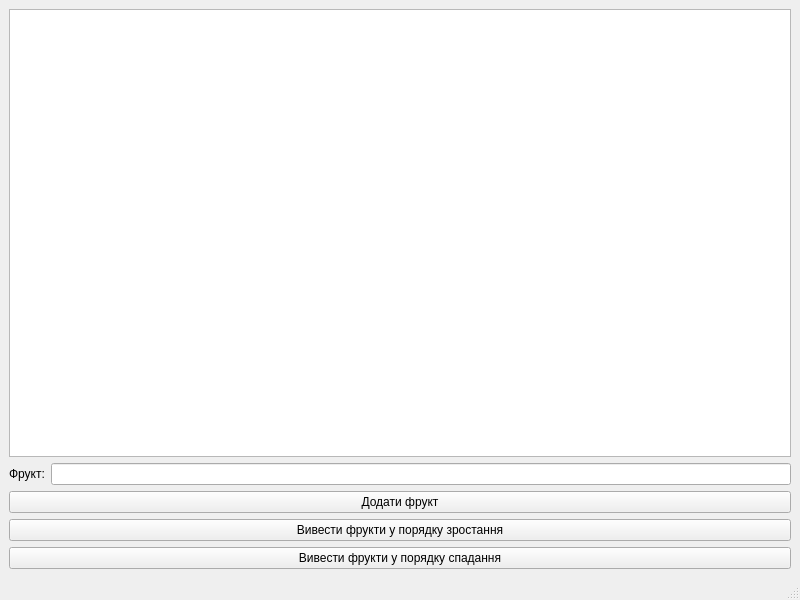
<?xml version="1.0" encoding="UTF-8"?>
<ui version="4.0">
 <class>MainWindow</class>
 <widget class="QMainWindow" name="MainWindow">
  <property name="geometry">
   <rect>
    <x>0</x>
    <y>0</y>
    <width>800</width>
    <height>600</height>
   </rect>
  </property>
  <property name="windowTitle">
   <string>MainWindow</string>
  </property>
  <widget class="QWidget" name="centralwidget">
   <layout class="QVBoxLayout" name="verticalLayout">
    <item>
     <widget class="QListWidget" name="fruitList"/>
    </item>
    <item>
     <layout class="QHBoxLayout" name="horizontalLayout_2">
      <item>
       <widget class="QLabel" name="fruitLabel">
        <property name="text">
         <string>Фрукт:</string>
        </property>
       </widget>
      </item>
      <item>
       <widget class="QLineEdit" name="inputLabel"/>
      </item>
     </layout>
    </item>
    <item>
     <widget class="QPushButton" name="addFruitBtn">
      <property name="sizePolicy">
       <sizepolicy hsizetype="Minimum" vsizetype="Fixed">
        <horstretch>0</horstretch>
        <verstretch>0</verstretch>
       </sizepolicy>
      </property>
      <property name="text">
       <string>Додати фрукт</string>
      </property>
     </widget>
    </item>
    <item>
     <widget class="QPushButton" name="printAsc">
      <property name="text">
       <string>Вивести фрукти у порядку зростання</string>
      </property>
     </widget>
    </item>
    <item>
     <widget class="QPushButton" name="printDesc">
      <property name="text">
       <string>Вивести фрукти у порядку спадання</string>
      </property>
     </widget>
    </item>
   </layout>
  </widget>
  <widget class="QMenuBar" name="menubar">
   <property name="geometry">
    <rect>
     <x>0</x>
     <y>0</y>
     <width>800</width>
     <height>21</height>
    </rect>
   </property>
  </widget>
  <widget class="QStatusBar" name="statusbar"/>
 </widget>
 <resources/>
 <connections/>
</ui>
